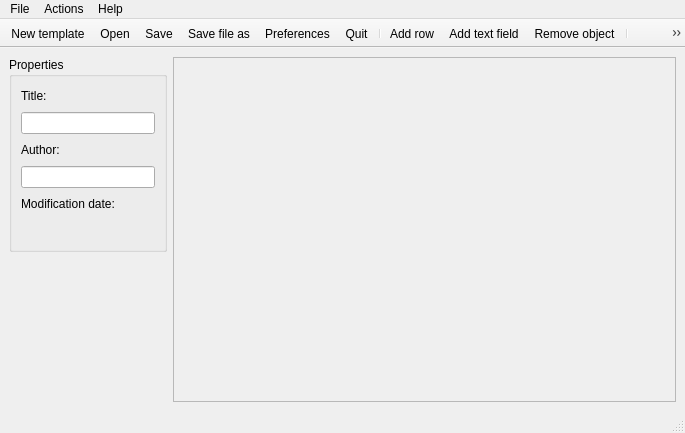
<?xml version="1.0" encoding="UTF-8"?>
<ui version="4.0">
 <class>EditorForm</class>
 <widget class="QMainWindow" name="EditorForm">
  <property name="geometry">
   <rect>
    <x>0</x>
    <y>0</y>
    <width>685</width>
    <height>433</height>
   </rect>
  </property>
  <property name="windowTitle">
   <string>QSigillum - Template Editor</string>
  </property>
  <property name="windowIcon">
   <iconset resource="../res/qsigillum.qrc">
    <normaloff>:/icon.ico</normaloff>:/icon.ico</iconset>
  </property>
  <widget class="QWidget" name="centralwidget">
   <layout class="QHBoxLayout" name="horizontalLayout_5">
    <item>
     <layout class="QVBoxLayout" name="verticalLayout_2">
      <item>
       <widget class="QGroupBox" name="groupBox">
        <property name="sizePolicy">
         <sizepolicy hsizetype="Preferred" vsizetype="Preferred">
          <horstretch>1</horstretch>
          <verstretch>0</verstretch>
         </sizepolicy>
        </property>
        <property name="title">
         <string>Properties</string>
        </property>
        <layout class="QVBoxLayout" name="verticalLayout">
         <item>
          <layout class="QHBoxLayout" name="horizontalLayout_4">
           <item>
            <widget class="QLabel" name="lbTitle">
             <property name="text">
              <string>Title:</string>
             </property>
             <property name="buddy">
              <cstring>leTitle</cstring>
             </property>
            </widget>
           </item>
           <item>
            <spacer name="horizontalSpacer_4">
             <property name="orientation">
              <enum>Qt::Horizontal</enum>
             </property>
             <property name="sizeHint" stdset="0">
              <size>
               <width>40</width>
               <height>20</height>
              </size>
             </property>
            </spacer>
           </item>
          </layout>
         </item>
         <item>
          <widget class="QLineEdit" name="leTitle"/>
         </item>
         <item>
          <layout class="QHBoxLayout" name="horizontalLayout_3">
           <item>
            <widget class="QLabel" name="lbAuthor">
             <property name="text">
              <string>Author:</string>
             </property>
             <property name="buddy">
              <cstring>leAuthor</cstring>
             </property>
            </widget>
           </item>
           <item>
            <spacer name="horizontalSpacer_3">
             <property name="orientation">
              <enum>Qt::Horizontal</enum>
             </property>
             <property name="sizeHint" stdset="0">
              <size>
               <width>40</width>
               <height>20</height>
              </size>
             </property>
            </spacer>
           </item>
          </layout>
         </item>
         <item>
          <widget class="QLineEdit" name="lbAuthor_2"/>
         </item>
         <item>
          <layout class="QHBoxLayout" name="horizontalLayout_2">
           <item>
            <widget class="QLabel" name="lbModified">
             <property name="text">
              <string>Modification date:</string>
             </property>
             <property name="buddy">
              <cstring></cstring>
             </property>
            </widget>
           </item>
           <item>
            <spacer name="horizontalSpacer_2">
             <property name="orientation">
              <enum>Qt::Horizontal</enum>
             </property>
             <property name="sizeHint" stdset="0">
              <size>
               <width>40</width>
               <height>20</height>
              </size>
             </property>
            </spacer>
           </item>
          </layout>
         </item>
         <item>
          <layout class="QHBoxLayout" name="horizontalLayout">
           <item>
            <widget class="QLabel" name="lbModifiedDate">
             <property name="text">
              <string/>
             </property>
            </widget>
           </item>
           <item>
            <spacer name="horizontalSpacer">
             <property name="orientation">
              <enum>Qt::Horizontal</enum>
             </property>
             <property name="sizeHint" stdset="0">
              <size>
               <width>40</width>
               <height>20</height>
              </size>
             </property>
            </spacer>
           </item>
          </layout>
         </item>
        </layout>
       </widget>
      </item>
      <item>
       <spacer name="verticalSpacer">
        <property name="orientation">
         <enum>Qt::Vertical</enum>
        </property>
        <property name="sizeType">
         <enum>QSizePolicy::Expanding</enum>
        </property>
        <property name="sizeHint" stdset="0">
         <size>
          <width>20</width>
          <height>100</height>
         </size>
        </property>
       </spacer>
      </item>
     </layout>
    </item>
    <item>
     <widget class="QScrollArea" name="scrollArea">
      <property name="sizePolicy">
       <sizepolicy hsizetype="Expanding" vsizetype="Expanding">
        <horstretch>4</horstretch>
        <verstretch>0</verstretch>
       </sizepolicy>
      </property>
      <property name="widgetResizable">
       <bool>true</bool>
      </property>
      <widget class="QWidget" name="scrollAreaWidgetContents">
       <property name="geometry">
        <rect>
         <x>0</x>
         <y>0</y>
         <width>489</width>
         <height>328</height>
        </rect>
       </property>
      </widget>
     </widget>
    </item>
   </layout>
  </widget>
  <widget class="QMenuBar" name="menubar">
   <property name="geometry">
    <rect>
     <x>0</x>
     <y>0</y>
     <width>685</width>
     <height>24</height>
    </rect>
   </property>
   <widget class="QMenu" name="menuFile">
    <property name="title">
     <string>File</string>
    </property>
    <addaction name="actionNewTemplateFile"/>
    <addaction name="actionOpenTemplateFile"/>
    <addaction name="separator"/>
    <addaction name="actionSaveTemplateFile"/>
    <addaction name="actionSaveTemplateFileAs"/>
    <addaction name="separator"/>
    <addaction name="actionPreferences"/>
    <addaction name="separator"/>
    <addaction name="actionQuit"/>
   </widget>
   <widget class="QMenu" name="menuActions">
    <property name="title">
     <string>Actions</string>
    </property>
    <addaction name="actionAddRow"/>
    <addaction name="actionAddTextField"/>
    <addaction name="separator"/>
    <addaction name="actionRemoveObject"/>
   </widget>
   <widget class="QMenu" name="menuHelp">
    <property name="title">
     <string>Help</string>
    </property>
    <addaction name="actionHelp"/>
    <addaction name="separator"/>
    <addaction name="actionAboutApplication"/>
    <addaction name="actionAboutQt"/>
   </widget>
   <addaction name="menuFile"/>
   <addaction name="menuActions"/>
   <addaction name="menuHelp"/>
  </widget>
  <widget class="QStatusBar" name="statusbar"/>
  <widget class="QToolBar" name="toolBar">
   <property name="windowTitle">
    <string>toolBar</string>
   </property>
   <property name="movable">
    <bool>false</bool>
   </property>
   <property name="iconSize">
    <size>
     <width>32</width>
     <height>32</height>
    </size>
   </property>
   <property name="floatable">
    <bool>false</bool>
   </property>
   <attribute name="toolBarArea">
    <enum>TopToolBarArea</enum>
   </attribute>
   <attribute name="toolBarBreak">
    <bool>false</bool>
   </attribute>
   <addaction name="actionNewTemplateFile"/>
   <addaction name="actionOpenTemplateFile"/>
   <addaction name="actionSaveTemplateFile"/>
   <addaction name="actionSaveTemplateFileAs"/>
   <addaction name="actionPreferences"/>
   <addaction name="actionQuit"/>
   <addaction name="separator"/>
   <addaction name="actionAddRow"/>
   <addaction name="actionAddTextField"/>
   <addaction name="actionRemoveObject"/>
   <addaction name="separator"/>
   <addaction name="actionHelp"/>
   <addaction name="actionAboutApplication"/>
   <addaction name="actionAboutQt"/>
  </widget>
  <action name="actionOpenTemplateFile">
   <property name="icon">
    <iconset resource="../res/qsigillum.qrc">
     <normaloff>:/document-open.png</normaloff>:/document-open.png</iconset>
   </property>
   <property name="text">
    <string>Open</string>
   </property>
  </action>
  <action name="actionQuit">
   <property name="icon">
    <iconset resource="../res/qsigillum.qrc">
     <normaloff>:/application-exit.png</normaloff>:/application-exit.png</iconset>
   </property>
   <property name="text">
    <string>Quit</string>
   </property>
  </action>
  <action name="actionPreferences">
   <property name="icon">
    <iconset resource="../res/qsigillum.qrc">
     <normaloff>:/configure.png</normaloff>:/configure.png</iconset>
   </property>
   <property name="text">
    <string>Preferences</string>
   </property>
  </action>
  <action name="actionHelp">
   <property name="icon">
    <iconset resource="../res/qsigillum.qrc">
     <normaloff>:/help-contents.png</normaloff>:/help-contents.png</iconset>
   </property>
   <property name="text">
    <string>Help</string>
   </property>
   <property name="shortcut">
    <string>F1</string>
   </property>
  </action>
  <action name="actionAboutApplication">
   <property name="icon">
    <iconset resource="../res/qsigillum.qrc">
     <normaloff>:/icon.ico</normaloff>:/icon.ico</iconset>
   </property>
   <property name="text">
    <string>About application</string>
   </property>
   <property name="toolTip">
    <string>About application</string>
   </property>
  </action>
  <action name="actionAboutQt">
   <property name="icon">
    <iconset resource="../res/qsigillum.qrc">
     <normaloff>:/Nokia-QtCreator.png</normaloff>:/Nokia-QtCreator.png</iconset>
   </property>
   <property name="text">
    <string>About Qt</string>
   </property>
  </action>
  <action name="actionAddRow">
   <property name="icon">
    <iconset resource="../res/qsigillum.qrc">
     <normaloff>:/insert-table.png</normaloff>:/insert-table.png</iconset>
   </property>
   <property name="text">
    <string>Add row</string>
   </property>
   <property name="shortcut">
    <string>Ctrl+R</string>
   </property>
  </action>
  <action name="actionAddTextField">
   <property name="icon">
    <iconset resource="../res/qsigillum.qrc">
     <normaloff>:/insert-text.png</normaloff>:/insert-text.png</iconset>
   </property>
   <property name="text">
    <string>Add text field</string>
   </property>
   <property name="shortcut">
    <string>Ctrl+T</string>
   </property>
  </action>
  <action name="actionRemoveObject">
   <property name="icon">
    <iconset resource="../res/qsigillum.qrc">
     <normaloff>:/list-remove.png</normaloff>:/list-remove.png</iconset>
   </property>
   <property name="text">
    <string>Remove object</string>
   </property>
  </action>
  <action name="actionSaveTemplateFile">
   <property name="icon">
    <iconset resource="../res/qsigillum.qrc">
     <normaloff>:/document-save.png</normaloff>:/document-save.png</iconset>
   </property>
   <property name="text">
    <string>Save </string>
   </property>
   <property name="shortcut">
    <string>Ctrl+S</string>
   </property>
  </action>
  <action name="actionSaveTemplateFileAs">
   <property name="icon">
    <iconset resource="../res/qsigillum.qrc">
     <normaloff>:/document-save-as.png</normaloff>:/document-save-as.png</iconset>
   </property>
   <property name="text">
    <string>Save file as...</string>
   </property>
  </action>
  <action name="actionNewTemplateFile">
   <property name="icon">
    <iconset resource="../res/qsigillum.qrc">
     <normaloff>:/document-new.png</normaloff>:/document-new.png</iconset>
   </property>
   <property name="text">
    <string>New template</string>
   </property>
   <property name="shortcut">
    <string>Ctrl+N</string>
   </property>
  </action>
 </widget>
 <resources>
  <include location="../res/qsigillum.qrc"/>
 </resources>
 <connections/>
</ui>
